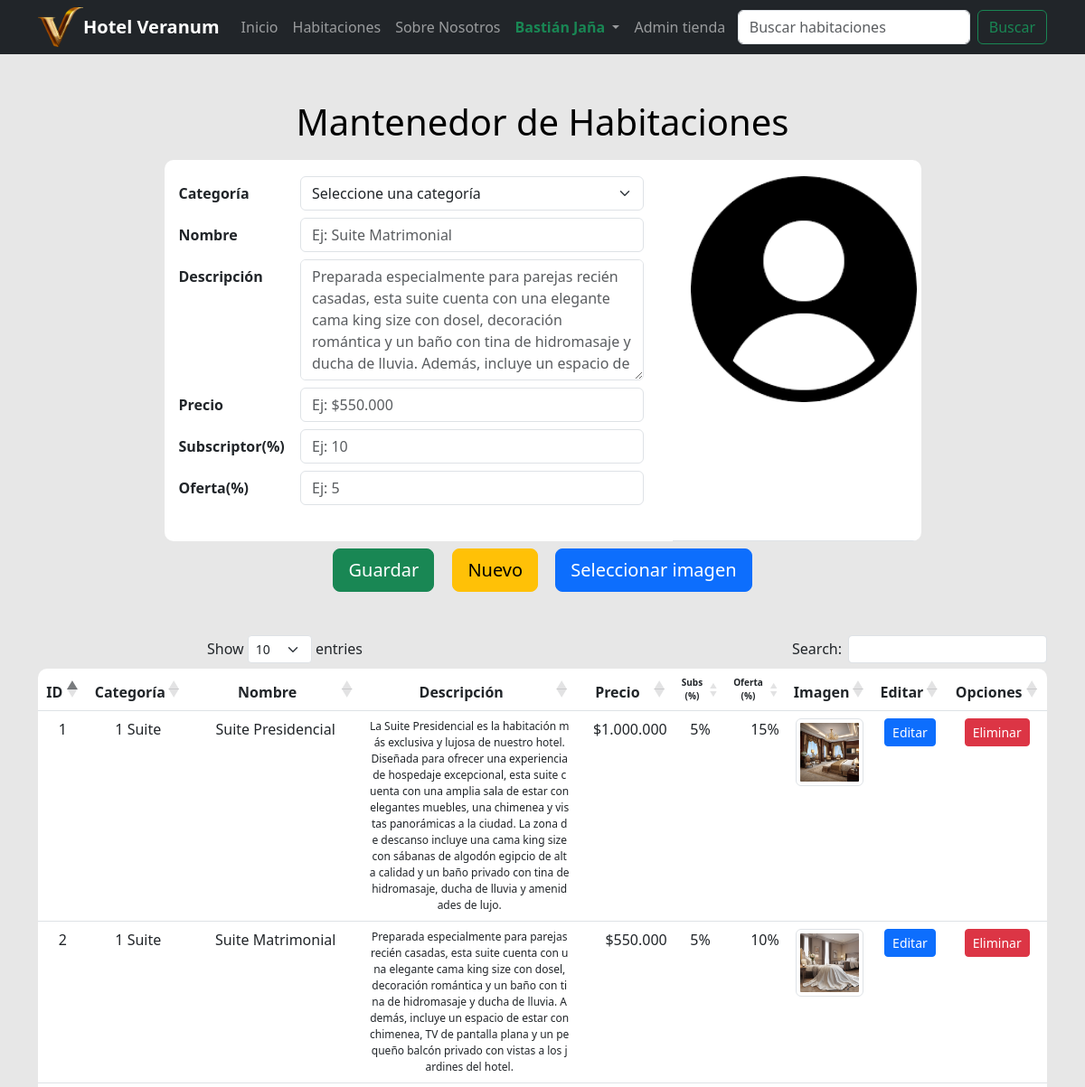
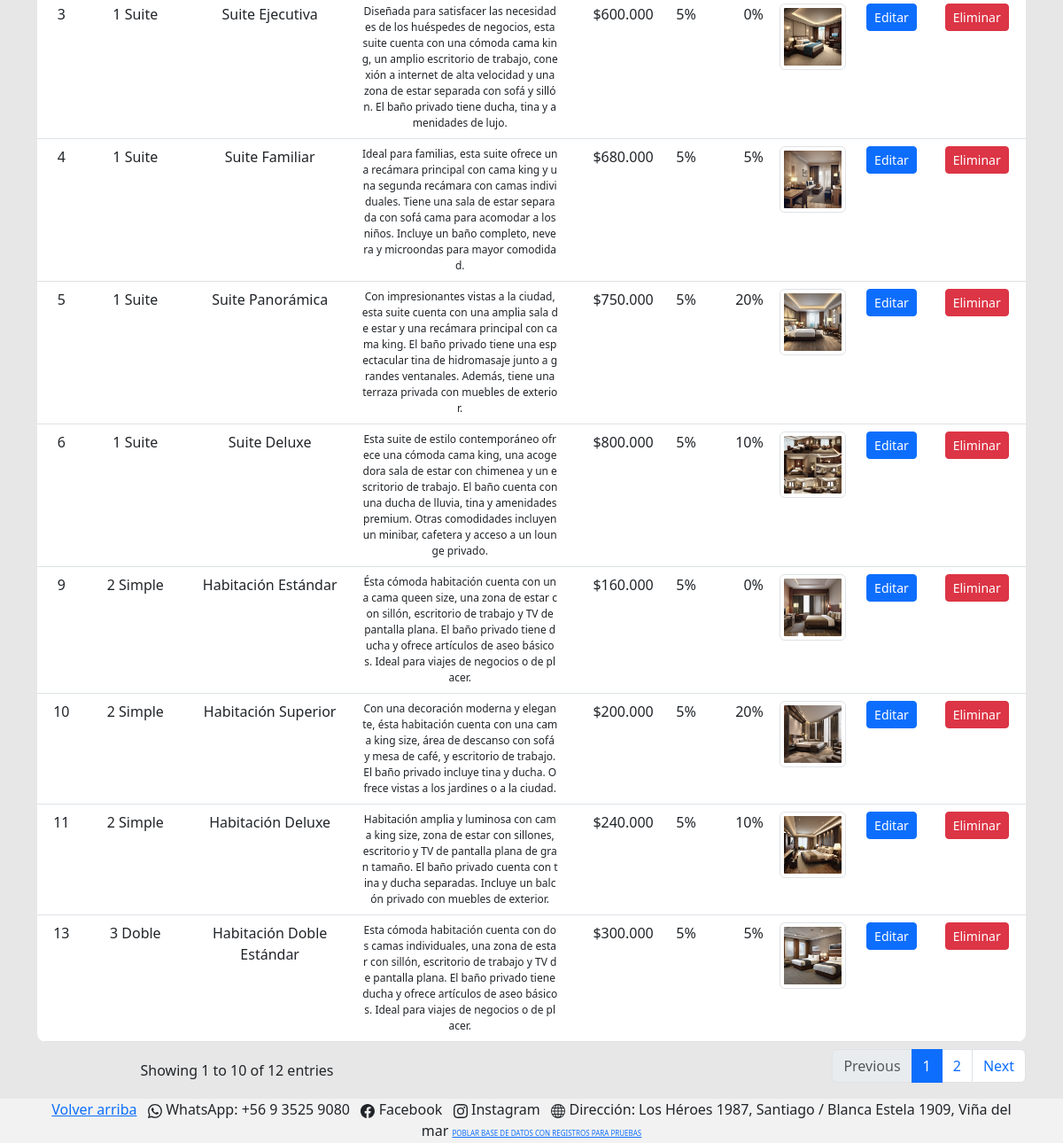
Page /productos/crear/0 (signed in) on the committed database (2 pictures, top to bottom).
### core/models.py (models this page shows, shortened)
class Categoria(models.Model):
    nombre = models.CharField(max_length=100, blank=False, null=False, verbose_name='Nombre categoría')
    class Meta:
        db_table = 'Categoria'
        verbose_name = "Categoría de producto"
        verbose_name_plural = "Categorías de productos"
        ordering = ['nombre']
    def __str__(self):
        return f'{self.id} {self.nombre}'

class Producto(models.Model):
    categoria = models.ForeignKey(Categoria, on_delete=models.DO_NOTHING, verbose_name='Categoría')
    nombre = models.CharField(max_length=100, blank=False, null=False, verbose_name='Nombre producto')
    descripcion = models.CharField(max_length=400, blank=False, null=False, verbose_name='Descripción')
    precio = models.IntegerField(blank=False, null=False, verbose_name='Precio')
    descuento_subscriptor = models.IntegerField(
        validators=[MinValueValidator(0), MaxValueValidator(100)],
        blank=False,
        null=False,
        verbose_name='% Descuento subscriptor'
    )
    descuento_oferta = models.IntegerField(
        validators=[MinValueValidator(0), MaxValueValidator(100)],
        blank=False,
        null=False,
        verbose_name='% Descuento oferta'
    )
    imagen = models.ImageField(upload_to='productos/', blank=False, null=False, verbose_name='Imagen')
    class Meta:
        db_table = 'Producto'
        verbose_name = "Producto"
        verbose_name_plural = "Productos"
        ordering = ['categoria', 'nombre']

### core/views.py (the view, shortened to what this page needs)
# urls.py: path('productos/<accion>/<id>', productos, name='productos'),
@user_passes_test(es_personal_autenticado_y_activo)
def productos(request, accion, id):
    if request.method == 'GET':
        if accion == 'crear':
            form = ProductoForm()
        elif accion == 'actualizar':
            form = ProductoForm(instance=Producto.objects.get(id=id))
        elif accion == 'eliminar':
            eliminado, mensaje = eliminar_registro(Producto, id)
            messages.success(request, mensaje)
            if eliminado:
                return redirect('productos', 'crear', 0)
            form = ProductoForm(instance=Producto.objects.get(id=id))
    context = {
        'form': form,
        'productos': Producto.objects.all()
    }
    return render(request, 'core/productos.html', context)

### core/forms.py
class ProductoForm(ModelForm):
    class Meta:
        model = Producto
        fields = '__all__'
        widgets = {
            'descripcion': forms.Textarea(),
            'imagen': forms.FileInput(attrs={'class': 'd-none'}),
        }
        labels = {
            'nombre': 'Nombre',
            'descuento_subscriptor': 'Subscriptor(%)',
            'descuento_oferta': 'Oferta(%)',
        }

### core/context_processors.py (called while the page is built, shortened)
def obtener_datos_usuario(request):
    first_name = ''
    last_name = ''
    if request.user.is_authenticated:
        usuario = User.objects.get(pk=request.user.pk)
        first_name = usuario.first_name
        last_name = usuario.last_name
    return first_name, last_name

def obtener_datos_carrito(request):
    cantidad_productos = 0
    mostrar_carrito = False
    if request.user.is_authenticated:
        usuario = User.objects.get(pk=request.user.pk)
        if request.user.perfil.tipo_usuario == 'Cliente':
            cantidad_productos = Carrito.objects.filter(cliente=request.user.perfil).count()
            mostrar_carrito = cantidad_productos > 0
    return mostrar_carrito, cantidad_productos

def get_and_clean_session_variable(request, name):
    value = ''
    if name in request.session:
        value = request.session.get(name)
        request.session[name] = ''
    return value

def obtener_mensajes(request):
    html_messages = ''
    tipo_mensajes = []
    lista_mensajes = list(messages.get_messages(request))
    html_form_errors = get_and_clean_session_variable(request, 'backend_html_form_errors')
    titulo = html_form_errors != '' or len(lista_mensajes) > 1
    mensajes = SafeString(html_messages + html_form_errors)
    tipo_mensaje = ''
    if html_form_errors != '' or 'error' in tipo_mensajes:
        tipo_mensaje = 'error'
    elif 'success' in tipo_mensajes:
        tipo_mensaje = 'success'
    elif 'info' in tipo_mensajes:
        tipo_mensaje = 'info'
    return mensajes, tipo_mensaje

def global_render(request):
    first_name, last_name = obtener_datos_usuario(request)
    mostrar_carrito, cantidad_productos = obtener_datos_carrito(request)
    mensajes, tipo_mensaje = obtener_mensajes(request)
    return {
        'mostrar_carrito': mostrar_carrito,
        'cantidad_productos': cantidad_productos,
        'first_name': first_name,
        'last_name': last_name,
        'backend_messages': mensajes,
        'backend_message_type': tipo_mensaje,
    }

### core/templatetags/custom_filters.py (called while the page is built)
@register.filter
def formatear_porcentaje(value):
    return f'{value}%'

### core/templates/core/productos.html (shortened to what this page needs)
{% extends "core/base.html" %} {% load static %} {% load custom_filters %}
{% block content %}
<div>
  <h1>Mantenedor de Habitaciones</h1>
</div>
<div class="container">
  <div class="col-10" style="margin: auto">
    <form id="form" method="POST" enctype="multipart/form-data">
      <table
        class="table tableinfo"
        style="border-radius: 10px; overflow: hidden; width: 90%; margin: auto"
      >
        <tr class="row">
          <td
            class="col text-wrap overflow-hidden"
            style="border-bottom: none; vertical-align: top; text-align: left"
          >
            <div style="margin: 10px 0px 0px 20px">
              <div class="row mb-3">{{ form|as_bootstrap_form }}</div>
            </div>
          </td>
          <td class="col-4" style="vertical-align: top">
            <div class="row mb-2" style="margin: 10px 0px 0px 0px">
              <div class="mb-2 text-center">
                {% if form.imagen.value %}
                <img
                  id="cuadro-imagen"
                  src="/media/{{ form.imagen.value }}"
                  style="width: 250px; height: auto; object-fit: cover"
                />
                {% else %}
                <img
                  id="cuadro-imagen"
                  src="{% static 'core\img\images (1).png' %}"
                  style="width: 250px; height: auto; object-fit: cover"
                />
                {% endif %}
              </div>
            </div>
          </td>
        </tr>
      </table>
      <div class="mt-2 mb-3 text-center">
        <input
          class="btn btn-success btn-lg btn-design1"
          type="submit"
          value="Guardar"
        />
        <a
          class="btn btn-warning btn-lg btn-design1 ms-3"
          style="margin-right: 15px; font-style: normal"
          href="{% url 'productos' 'crear' '0' %}"
        >
          Nuevo
        </a>
        <button
          class="btn btn-primary btn-lg btn-design1"
          onclick="event.preventDefault(); document.getElementById('id_imagen').click();"
        >
          Seleccionar imagen
        </button>
      </div>
    </form>
  </div>
</div>
<div class="container mt-5">
  <table
    id="tabla-principal"
    class="table table-hover"
    style="border-radius: 10px; overflow: hidden"
  >
    <thead>
      <tr>
        <th style="text-align: center; width: 5%">ID</th>
        <th style="text-align: center; width: 10%">Categoría</th>
        <th style="text-align: center; width: 20%">Nombre</th>
        <th style="text-align: center; width: 25%">Descripción</th>
        <th style="text-align: center; width: 10%">Precio</th>
        <th style="text-align: center; width: 5%; font-size: 10px">Subs (%)</th>
        <th style="text-align: center; width: 5%; font-size: 10px">
          Oferta (%)
        </th>
        <th style="text-align: center; width: 5%">Imagen</th>
        <th style="text-align: center; width: 5%">Editar</th>
        <th style="text-align: center; width: 10%">Opciones</th>
      </tr>
    </thead>
    <tbody>
      {% for producto in productos %}
      <tr>
        <td>{{ producto.id }}</td>
        <td>{{ producto.categoria }}</td>
        <td>{{ producto.nombre }}</td>
        <td style="font-size: 12px; word-break: break-all">
          {{ producto.descripcion }}
        </td>
        <td style="text-align: right">
          {{ producto.precio|formatear_dinero }}
        </td>
        <td style="text-align: center">
          {{ producto.descuento_subscriptor|formatear_porcentaje }}
        </td>
        <td style="text-align: right">
          {{ producto.descuento_oferta|formatear_porcentaje }}
        </td>
        <td style="text-align: center">
          <img
            src="/media/{{ producto.imagen }}"
            class="img-thumbnail btn-design2"
            style="max-height: 75px"
            \
          />
        </td>
        <td style="text-align: center">
          <a
            href="{% url 'productos' 'actualizar' producto.id %}"
            class="btn btn-sm btn-primary btn-design3"
            style="font-style: normal"
          >
            Editar
          </a>
        </td>
        <td style="text-align: center">
          <form method="delete">
            <a
              href="{% url 'productos' 'eliminar' producto.id %}"
              class="btn btn-sm btn-danger btn-design3"
              style="font-style: normal"
            >
              Eliminar
            </a>
          </form>
        </td>
      </tr>
      {% endfor %}
    </tbody>
  </table>
</div>
{% endblock content %}

### core/templates/core/base.html (shortened to what this page needs)
{% load static %}
<!DOCTYPE html>
<html lang="es">
  <head>
    <link type="text/css" rel="stylesheet" href="https://cdn.jsdelivr.net/npm/bootstrap@5.3.0/dist/css/bootstrap.min.css" />
    <link type="text/css" rel="stylesheet" href="https://cdn.datatables.net/1.13.4/css/dataTables.bootstrap5.min.css" />
    <link type="text/css" rel="stylesheet" href="https://cdnjs.cloudflare.com/ajax/libs/animate.css/4.1.1/animate.min.css" />
    <link type="text/css" rel="stylesheet" href="{% static 'core/css/style.css' %}"/>
    <link type="text/css" rel="stylesheet" href="{% static 'core/css/page-layout.css' %}"/>
  </head>
  <body class="fondoprincipal">
    <nav class="navbar navbar-expand-lg navbar-dark bg-dark fixed-top">
      <div class="container">
        <img class="logo" src="{% static 'core\img\favicon.ico' %}"/>
        <a class="navbar-brand" href="{% url "index" %}"> Hotel Veranum </a>
        <div class="collapse navbar-collapse" id="navbarSupportedContent ">
          <ul class="navbar-nav me-auto mb-2 mb-lg-auto">
            <li class="nav-item">
              <a class="nav-link inicio" aria-current="page " href="{% url "index" %}"> Inicio </a>
            </li>
            <li class="nav-item">
              <a class="nav-link inicio" aria-current="page " href="{% url "habitaciones" %}"> Habitaciones </a>
            </li>
            <li class="nav-item">
              <a class="nav-link nosotros" href="{% url "nosotros" %}">Sobre Nosotros</a>
            </li>
            {% if user.is_authenticated %}
              <li class="nav-item dropdown">
                <a class="nav-link dropdown-toggle" href="#" role="button" data-bs-toggle="dropdown"
                    aria-expanded="false" href="{% url 'ingresar' %}">
                  {% if user.is_superuser %}
                    <span class="text-danger fw-bold">
                  {% elif user.is_staff %}
                    <span class="text-success fw-bold">
                  {% else %}
                    <span>
                  {% endif %}
                    {{ first_name }} {{ last_name }}
                  </span>
                </a>
              </li>
            {% endif %}
            {% if user.is_authenticated and user.is_staff and user.is_active or user.is_authenticated and user.is_superuser and user.is_active %}
            <li>
              <a class="nav-link administracion" href="{% url "administracion" %}"> Admin tienda </a>
            </li>
          {% endif %}
          </ul>
          <form method="post" action="{% url 'index' %}" class="d-flex" role="search">
            <input class="form-control me-2" type="search" placeholder="Buscar habitaciones"
                aria-label="Search" id="buscar" id="buscar" name="buscar">
            <button class="btn btn-outline-success" type="submit"> Buscar </button>
          </form>
        </div>
      </div>
    </nav>
    <div class="content m-3 pagelayout-2" style="padding-top: 75px" >
      {% block content %}
      {% endblock %}
    </div>
    <footer id="footer">
      <div class="container text-center">
        <p>
          <a href="#">Volver arriba</a>
        WhatsApp: +56 9 3525 9080
         &nbsp;
        Facebook
        &nbsp;
        Instagram
        &nbsp;
        Dirección: Los Héroes 1987, Santiago / Blanca Estela 1909, Viña del mar
        <a href="{% url 'poblar' %}" style="font-size: 8px;" clas="btn btn-danger">POBLAR BASE DE DATOS CON REGISTROS PARA PRUEBAS</a>
        </p>
      </div>
    </footer>
  </body>
</html>

### core/static/core/css/style.css (style rules this page uses)
body { padding: 10px; margin: 0; padding-bottom: 50px; background-color:rgba(216, 216, 216, 0.61); }
h1 { color: black; text-align: center; padding-top: 10px; padding-bottom: 10px; }
.container { text-align: center; }
footer { position: fixed; left: 0; bottom: 0; width: 100%; height: 50px; background-color: #f2f2f2; }
.logo { width: 50px; }
.navbar-brand { font-weight: bolder; }
.table { text-align: center; }
label { font-weight: bolder; }

### rows in the picture
Producto: id "13", categoria "3 Doble", nombre "Habitación Doble Estándar", descripcion "Esta cómoda habitación cuenta con dos camas individuales, una zona de estar con sillón, escritorio de trabajo y TV de pantalla plana. El baño privado tiene ducha y ofrece artículos de aseo básicos. Ideal para viajes de negocios o de placer.", precio "$300.000", descuento_subscriptor "5%", descuento_oferta "5%", imagen (picture)
Producto: id "11", categoria "2 Simple", nombre "Habitación Deluxe", descripcion "Habitación amplia y luminosa con cama king size, zona de estar con sillones, escritorio y TV de pantalla plana de gran tamaño. El baño privado cuenta con tina y ducha separadas. Incluye un balcón privado con muebles de exterior.", precio "$240.000", descuento_subscriptor "5%", descuento_oferta "10%", imagen (picture)
Producto: id "9", categoria "2 Simple", nombre "Habitación Estándar", descripcion "Ésta cómoda habitación cuenta con una cama queen size, una zona de estar con sillón, escritorio de trabajo y TV de pantalla plana. El baño privado tiene ducha y ofrece artículos de aseo básicos. Ideal para viajes de negocios o de placer.", precio "$160.000", descuento_subscriptor "5%", descuento_oferta "0%", imagen (picture)
Producto: id "10", categoria "2 Simple", nombre "Habitación Superior", descripcion "Con una decoración moderna y elegante, ésta habitación cuenta con una cama king size, área de descanso con sofá y mesa de café, y escritorio de trabajo. El baño privado incluye tina y ducha. Ofrece vistas a los jardines o a la ciudad.", precio "$200.000", descuento_subscriptor "5%", descuento_oferta "20%", imagen (picture)
Producto: id "6", categoria "1 Suite", nombre "Suite Deluxe", descripcion "Esta suite de estilo contemporáneo ofrece una cómoda cama king, una acogedora sala de estar con chimenea y un escritorio de trabajo. El baño cuenta con una ducha de lluvia, tina y amenidades premium. Otras comodidades incluyen un minibar, cafetera y acceso a un lounge privado.", precio "$800.000", descuento_subscriptor "5%", descuento_oferta "10%", imagen (picture)
Producto: id "3", categoria "1 Suite", nombre "Suite Ejecutiva", descripcion "Diseñada para satisfacer las necesidades de los huéspedes de negocios, esta suite cuenta con una cómoda cama king, un amplio escritorio de trabajo, conexión a internet de alta velocidad y una zona de estar separada con sofá y sillón. El baño privado tiene ducha, tina y amenidades de lujo.", precio "$600.000", descuento_subscriptor "5%", descuento_oferta "0%", imagen (picture)
Producto: id "4", categoria "1 Suite", nombre "Suite Familiar", descripcion "Ideal para familias, esta suite ofrece una recámara principal con cama king y una segunda recámara con camas individuales. Tiene una sala de estar separada con sofá cama para acomodar a los niños. Incluye un baño completo, nevera y microondas para mayor comodidad.", precio "$680.000", descuento_subscriptor "5%", descuento_oferta "5%", imagen (picture)
Producto: id "2", categoria "1 Suite", nombre "Suite Matrimonial", descripcion "Preparada especialmente para parejas recién casadas, esta suite cuenta con una elegante cama king size con dosel, decoración romántica y un baño con tina de hidromasaje y ducha de lluvia. Además, incluye un espacio de estar con chimenea, TV de pantalla plana y un pequeño balcón privado con vistas a los jardines del hotel.", precio "$550.000", descuento_subscriptor "5%", descuento_oferta "10%", imagen (picture)
Producto: id "5", categoria "1 Suite", nombre "Suite Panorámica", descripcion "Con impresionantes vistas a la ciudad, esta suite cuenta con una amplia sala de estar y una recámara principal con cama king. El baño privado tiene una espectacular tina de hidromasaje junto a grandes ventanales. Además, tiene una terraza privada con muebles de exterior.", precio "$750.000", descuento_subscriptor "5%", descuento_oferta "20%", imagen (picture)
Producto: id "1", categoria "1 Suite", nombre "Suite Presidencial", descripcion "La Suite Presidencial es la habitación más exclusiva y lujosa de nuestro hotel. Diseñada para ofrecer una experiencia de hospedaje excepcional, esta suite cuenta con una amplia sala de estar con elegantes muebles, una chimenea y vistas panorámicas a la ciudad. La zona de descanso incluye una cama king size con sábanas de algodón egipcio de alta calidad y un baño privado con tina de hidromasaje, ducha de lluvia y amenidades de lujo.", precio "$1.000.000", descuento_subscriptor "5%", descuento_oferta "15%", imagen (picture)

### other values in the picture
{{ first_name }} "Bastián"
{{ last_name }} "Jaña"
